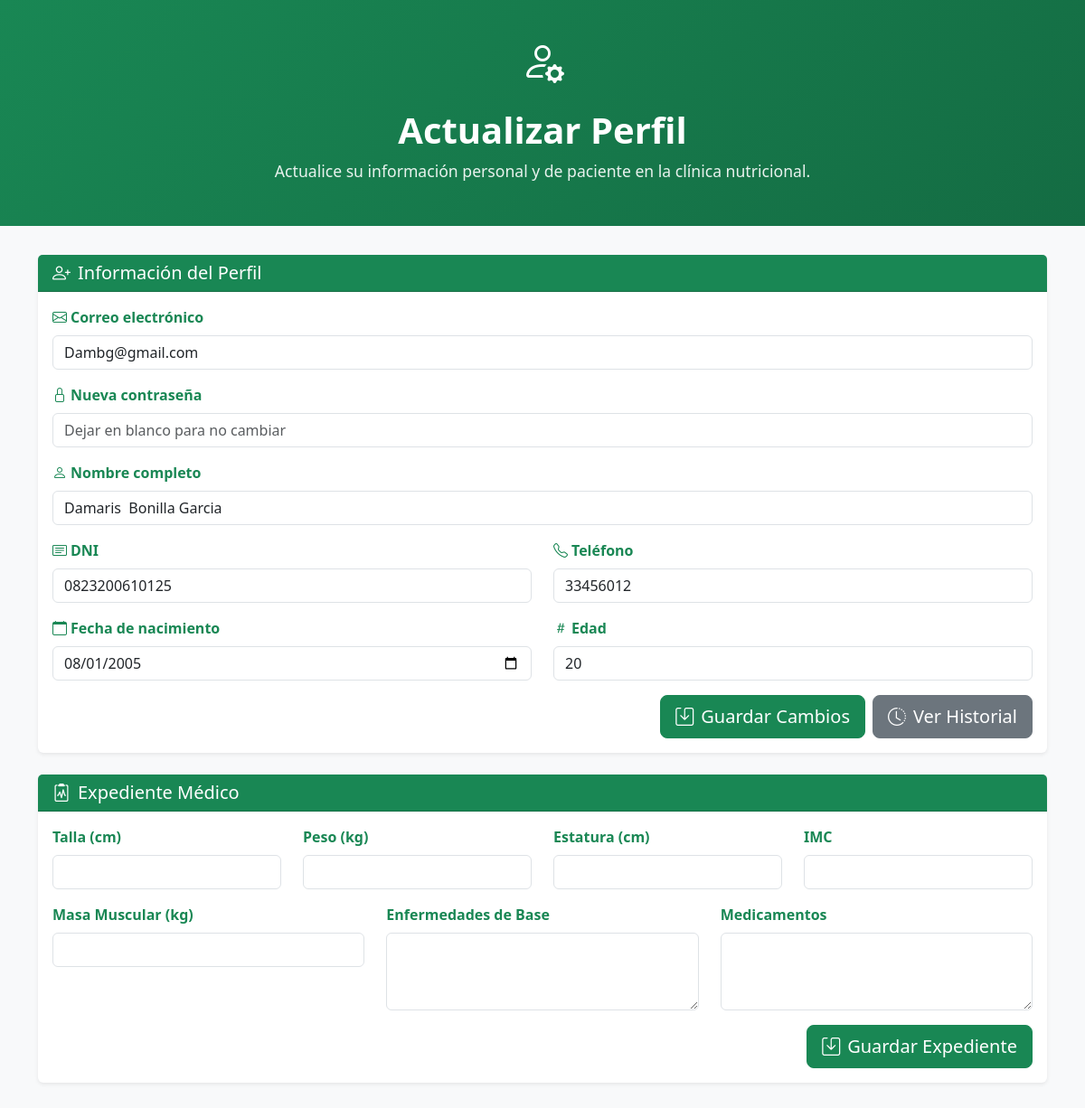
The page /Actualizar_perfil.php (signed in) on the database its author committed.
### tables this page shows
CREATE TABLE `usuarios` (
  `id_usuarios` int(15) NOT NULL,
  `Nombre_completo` varchar(50) NOT NULL,
  `Correo_electronico` varchar(50) NOT NULL,
  `Usuario` varchar(50) NOT NULL,
  `Contrasena` varchar(255) NOT NULL,
  `rol` enum('Medico','Paciente','Administrador') NOT NULL DEFAULT 'Paciente'
);

CREATE TABLE `pacientes` (
  `id_pacientes` int(11) NOT NULL,
  `id_usuarios` int(11) NOT NULL,
  `nombre_completo` varchar(100) DEFAULT NULL,
  `DNI` varchar(20) DEFAULT NULL,
  `fecha_nacimiento` date DEFAULT NULL,
  `edad` int(11) DEFAULT NULL,
  `telefono` varchar(20) DEFAULT NULL,
  `estado` enum('Activo','Inactivo') NOT NULL DEFAULT 'Activo'
);

### Actualizar_perfil.php (the view, shortened to what this page needs)
<?php
require_once __DIR__ . '/db_connection.php';
$TABLE_USERS = 'usuarios';
$FIELDS_SELECT_USERS = 'id_usuarios, Nombre_completo, Correo_electronico, Usuario, Contrasena';
$TABLE_PATIENTS = 'pacientes';
$FIELDS_SELECT_PATIENTS = 'id_pacientes, id_usuarios, nombre_completo, DNI, fecha_nacimiento, edad, telefono';
$TABLE_EXPEDIENTE = 'expediente';
$FIELDS_SELECT_EXPEDIENTE = 'id_expediente, id_pacientes, talla, peso, estatura, IMC, masa_muscular, enfermedades_base, medicamentos';
$userId = isset($_SESSION['id_usuarios']) ? intval($_SESSION['id_usuarios']) : 0;
function cargarUsuario(mysqli $conexion, string $tabla, int $id, string $campos)
{
    $stmt = $conexion->prepare("SELECT $campos FROM $tabla WHERE id_usuarios = ? LIMIT 1");
    $stmt->bind_param('i', $id);
    $stmt->execute();
    $res = $stmt->get_result();
    $dato = $res ? $res->fetch_assoc() : null;
    return $dato ?: null;
}
function cargarPaciente(mysqli $conexion, string $tabla, int $id, string $campos)
{
    $stmt = $conexion->prepare("SELECT $campos FROM $tabla WHERE id_usuarios = ? LIMIT 1");
    $stmt->bind_param('i', $id);
    $stmt->execute();
    $res = $stmt->get_result();
    $dato = $res ? $res->fetch_assoc() : null;
    return $dato ?: null;
}
function cargarExpediente(mysqli $conexion, string $tabla, int $idPacientes, string $campos)
{
    $stmt = $conexion->prepare("SELECT $campos FROM $tabla WHERE id_pacientes = ? LIMIT 1");
    $stmt->bind_param('i', $idPacientes);
    $stmt->execute();
    $res = $stmt->get_result();
    $dato = $res ? $res->fetch_assoc() : null;
    return $dato ?: null;
}
$usuario = cargarUsuario($conexion, $TABLE_USERS, $userId, $FIELDS_SELECT_USERS);
$paciente = cargarPaciente($conexion, $TABLE_PATIENTS, $userId, $FIELDS_SELECT_PATIENTS);
$role = $_SESSION['rol'] ?? null;
$isPrivileged = ($role === 'Medico' || $role === 'Administrador');
$noRegistrado = false;
$expediente = null;
if ($paciente && isset($paciente['id_pacientes'])) {
    $expediente = cargarExpediente($conexion, $TABLE_EXPEDIENTE, intval($paciente['id_pacientes']), $FIELDS_SELECT_EXPEDIENTE);
}
?>
<!DOCTYPE html>
<html lang="es">
<head>
    <link href="https://cdn.jsdelivr.net/npm/bootstrap@5.3.0/dist/css/bootstrap.min.css" rel="stylesheet">
    <link rel="stylesheet" href="https://cdn.jsdelivr.net/npm/bootstrap-icons@1.10.0/font/bootstrap-icons.css">
</head>
<body>
    <div class="header-section">
        <div class="container text-center">
            <div class="medical-icon">
                <i class="bi bi-person-gear"></i>
            </div>
            <h1>Actualizar Perfil</h1>
            <p>Actualice su información personal y de paciente en la clínica nutricional.</p>
        </div>
    </div>
    <div class="container mb-5">
        <?php if (!($noRegistrado && !$isPrivileged)): ?>
            <div class="card">
                <div class="card-header bg-primary text-white">
                    <h5 class="card-title mb-0"><i class="bi bi-person-plus me-2"></i>Información del Perfil</h5>
                </div>
                <div class="card-body">
                    <form method="post" enctype="multipart/form-data">
                        <div class="mb-3">
                            <label for="Correo_electronico" class="form-label">
                                <i class="bi bi-envelope me-1"></i>Correo electrónico
                            </label>
                            <input type="email" class="form-control" id="Correo_electronico" name="Correo_electronico" value="<?= htmlspecialchars($usuario['Correo_electronico'] ?? '', ENT_QUOTES, 'UTF-8') ?>" required>
                        </div>
                        <div class="mb-3">
                            <label for="Contrasena" class="form-label">
                                <i class="bi bi-lock me-1"></i>Nueva contraseña
                            </label>
                            <input type="password" class="form-control" id="Contrasena" name="Contrasena" placeholder="Dejar en blanco para no cambiar">
                        </div>
                        <div class="mb-3">
                            <label for="nombre_completo" class="form-label">
                                <i class="bi bi-person me-1"></i>Nombre completo
                            </label>
                            <input type="text" class="form-control" id="nombre_completo" name="nombre_completo" value="<?= htmlspecialchars($paciente['nombre_completo'] ?? '', ENT_QUOTES, 'UTF-8') ?>" required>
                        </div>
                        <div class="row mb-3">
                            <div class="col-md-6">
                                <label for="DNI" class="form-label">
                                    <i class="bi bi-card-text me-1"></i>DNI
                                </label>
                                <input type="text" class="form-control" id="DNI" name="DNI" value="<?= htmlspecialchars($paciente['DNI'] ?? '', ENT_QUOTES, 'UTF-8') ?>" required>
                            </div>
                            <div class="col-md-6">
                                <label for="telefono" class="form-label">
                                    <i class="bi bi-telephone me-1"></i>Teléfono
                                </label>
                                <input type="text" class="form-control" id="telefono" name="telefono" value="<?= htmlspecialchars($paciente['telefono'] ?? '', ENT_QUOTES, 'UTF-8') ?>" required>
                            </div>
                        </div>
                        <div class="row mb-3">
                            <div class="col-md-6">
                                <label for="fecha_nacimiento" class="form-label">
                                    <i class="bi bi-calendar me-1"></i>Fecha de nacimiento
                                </label>
                                <input type="date" class="form-control" id="fecha_nacimiento" name="fecha_nacimiento" value="<?= htmlspecialchars($paciente['fecha_nacimiento'] ?? '', ENT_QUOTES, 'UTF-8') ?>" required onchange="calcularEdad()">
                            </div>
                            <div class="col-md-6">
                                <label for="edad" class="form-label">
                                    <i class="bi bi-hash me-1"></i>Edad
                                </label>
                                <input type="text" class="form-control" id="edad" value="<?= htmlspecialchars($paciente['edad'] ?? '', ENT_QUOTES, 'UTF-8') ?>" readonly>
                            </div>
                        </div>
                        <div class="d-grid gap-2 d-md-flex justify-content-md-end">
                            <button type="submit" class="btn btn-primary btn-lg">
                                <i class="bi bi-save me-2"></i>Guardar Cambios
                            </button>
                            <button type="button" class="btn btn-secondary btn-lg" id="btnHistorial">
                                <i class="bi bi-clock-history me-2"></i>Ver Historial
                            </button>
                        </div>
                    </form>
                </div>
            </div>
        <?php endif; ?>
        <?php if ($_SESSION['rol'] !== 'Paciente'): ?>
        <div class="card mt-4">
            <div class="card-header bg-primary text-white">
                <h5 class="card-title mb-0"><i class="bi bi-clipboard2-pulse me-2"></i>Expediente Médico</h5>
            </div>
            <div class="card-body">
                <form method="post">
                    <div class="row mb-3">
                        <div class="col-md-3">
                            <label class="form-label" for="talla">Talla (cm)</label>
                            <input type="number" step="0.01" class="form-control" id="talla" name="talla" value="<?= htmlspecialchars($expediente['talla'] ?? '', ENT_QUOTES, 'UTF-8') ?>">
                        </div>
                        <div class="col-md-3">
                            <label class="form-label" for="peso">Peso (kg)</label>
                            <input type="number" step="0.01" class="form-control" id="peso" name="peso" value="<?= htmlspecialchars($expediente['peso'] ?? '', ENT_QUOTES, 'UTF-8') ?>" oninput="calcularIMC()">
                        </div>
                        <div class="col-md-3">
                            <label class="form-label" for="estatura">Estatura (cm)</label>
                            <input type="number" step="0.01" class="form-control" id="estatura" name="estatura" value="<?= htmlspecialchars($expediente['estatura'] ?? '', ENT_QUOTES, 'UTF-8') ?>" oninput="calcularIMC()">
                        </div>
                        <div class="col-md-3">
                            <label class="form-label" for="IMC">IMC</label>
                            <input type="text" class="form-control" id="IMC" name="IMC" value="<?= htmlspecialchars($expediente['IMC'] ?? '', ENT_QUOTES, 'UTF-8') ?>" readonly>
                        </div>
                    </div>
                    <div class="row mb-3">
                        <div class="col-md-4">
                            <label class="form-label" for="masa_muscular">Masa Muscular (kg)</label>
                            <input type="number" step="0.01" class="form-control" id="masa_muscular" name="masa_muscular" value="<?= htmlspecialchars($expediente['masa_muscular'] ?? '', ENT_QUOTES, 'UTF-8') ?>">
                        </div>
                        <div class="col-md-4">
                            <label class="form-label" for="enfermedades_base">Enfermedades de Base</label>
                            <textarea class="form-control" id="enfermedades_base" name="enfermedades_base" rows="3"><?= htmlspecialchars($expediente['enfermedades_base'] ?? '', ENT_QUOTES, 'UTF-8') ?></textarea>
                        </div>
                        <div class="col-md-4">
                            <label class="form-label" for="medicamentos">Medicamentos</label>
                            <textarea class="form-control" id="medicamentos" name="medicamentos" rows="3"><?= htmlspecialchars($expediente['medicamentos'] ?? '', ENT_QUOTES, 'UTF-8') ?></textarea>
                        </div>
                    </div>
                    <div class="d-grid gap-2 d-md-flex justify-content-md-end">
                        <button type="submit" class="btn btn-primary btn-lg"><i class="bi bi-save me-2"></i>Guardar Expediente</button>
                    </div>
                </form>
            </div>
        </div>
        <?php endif; ?>
    </div>
</body>
</html>

### Actualizar_perfil.php (style rules this page uses)
body { background-color: #f8f9fa; }
.card { border: none; box-shadow: 0 0.125rem 0.25rem rgba(0, 0, 0, 0.075); }
.btn-primary { background-color: #198754; border-color: #198754; }
.bg-primary { background-color: #198754 !important; }
.form-label { font-weight: 600; color: #198754; }
.header-section { background: linear-gradient(135deg, #198754 0%, #146c43 100%); color: white; padding: 2rem 0; margin-bottom: 2rem; }
.header-section h1 { font-size: 2.5rem; font-weight: 700; }
.header-section p { font-size: 1.1rem; opacity: 0.9; }
.medical-icon { font-size: 3rem; margin-bottom: 1rem; color: #ffffff; }

### rows shown on the page
usuarios: Correo_electronico "Dambg@gmail.com"
pacientes: nombre_completo "Damaris Bonilla Garcia", DNI "0823200610125", telefono "33456012", fecha_nacimiento "08/01/2005", edad "20"
